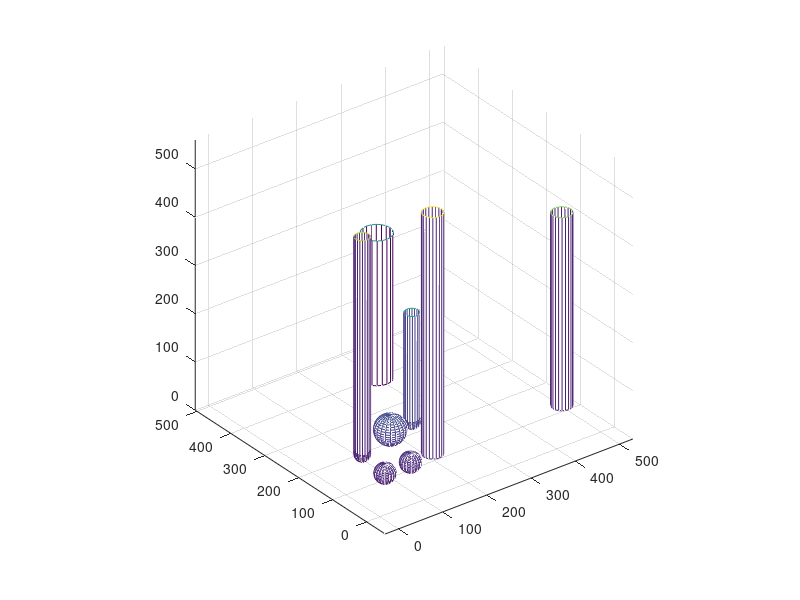

MATLAB code to generate this figure: (Note: this script raises an error after producing the figure.)
%%%%%%%%%%%%%%%%%%%%%%

% Created by : Payal Nandi
% Autonomous UnderWater Robotics 
% Instructor: Dr. Kaipa
% Guide: Ashish 

%%%%%%%%%%%%%%%%%%%%%%

clear all; clf; clc;
figure(1);
x0=100; y0=100; z0=100;

% Draw the sphere
r=[30;20;20;15;15];
circleCenter = [100,100,100;50,50,50;100,40,60;150,100,100;60,130,50];
[x,y,z]=sphere;
for i = 1:length(circleCenter(:,1))
    mesh(r(i)*x+circleCenter(i,1),r(i)*y+circleCenter(i,2),r(i)*z+circleCenter(i,3));hold on;
end

% Draw cyclinder

cylCenter = [300,400,0;450,50,50;150,40,60;150,100,100;60,130,50];
cylr=[10;15;10;10;10];
cylH =[10;20;25;15;30];
[x1,y1,z1]=cylinder;
for i = 1:length(cylCenter(:,1))
mesh(r(i)*x1+cylCenter(i,1),r(i)*y1+cylCenter(i,2),r(i)*z1*cylH(i)+cylCenter(i,3));hold on;
end
hold on;
axis equal

% Image scale to axis on the bottom
img = imread('LandMass2.jpg');            % Load a sample image
xImage = [-50 -50 ; 550 550];             % The x data for the image corners
yImage = [-50 550; -50 550];              % The y data for the image corners
zImage = [0 0; 0 0];                             % The z data for the image corners
surf(xImage,yImage,zImage,...             % Plot the surface
     'CData',img,...
     'FaceColor','texturemap');
axis equal


source=[10 10 10];   % Starting Node
goal=[320 400 200];  % Goal Node
stepsize = 10;
threshold = 10;
maxFailedAttempts = 1000000;
display = true;
searchSize = [800 800 800];    

% Ploting The Starting and End Goal
hold on;
scatter3(source(1),source(2),source(3),"filled","g");
scatter3(goal(1),goal(2),goal(3),"filled","b");
text(source(1),source(2),source(3),'  Start');
text(goal(1),goal(2),goal(3),'  Goal');
xlabel('x(m)'); ylabel('y(m)'); zlabel('z(m)');
title('Q-Learning with RRT Algorithm UAV planning path');

tic;  % tic-toc: Functions for Elapsed Time
QL = double([source -1]);
failedAttempts = 0;
pathFound = false;

%% Defiing loop
while failedAttempts <= maxFailedAttempts  % loop to grow RRTs
    %% chooses a random configuration
    if rand < 0.5
        sample = rand(1,3) .* searchSize;   % random sample
    else
        sample = goal; % sample taken as goal to bias tree generation to goal
    end
    %% selects the node in the QL tree that is closest to qrand
    
    [A, I] = min( distanceCost(QL(:,1:3),sample) ,[],1); % find the minimum value of each column
    closestNode = QL(I(1),1:3);
    %% moving from qnearest an incremental distance in the direction of qrand
    
    movingVec = [sample(1)-closestNode(1),sample(2)-closestNode(2),sample(3)-closestNode(3)];
    movingVec = movingVec/sqrt(sum(movingVec.^2));  
    newPoint = closestNode + stepsize * movingVec;
    
%     if ~checkPath3(closestNode, newPoint, circleCenter,r) % if extension of closest node in tree to the new point is feasible   
%         failedAttempts = failedAttempts + 1;
% %         continue;
    if ~checkPath4(closestNode, newPoint, cylCenter,cylr,cylH) % if extension of closest node in tree to the new point is feasible   
        failedAttempts = failedAttempts + 1;
       continue;
     
    end
%     end
    if distanceCost(newPoint,goal) < threshold, pathFound = true; break; end % goal reached
    [A, I2] = min( distanceCost(QL(:,1:3),newPoint) ,[],1); % check if new node is not already pre-existing in the tree
    if distanceCost(newPoint,QL(I2(1),1:3)) < threshold, failedAttempts = failedAttempts + 1; continue; end 
    
    QL = [QL; newPoint I(1)]; % add node
    failedAttempts = 0;
    if display, plot3([closestNode(1);newPoint(1)],[closestNode(2);newPoint(2)],[closestNode(3);newPoint(3)],'LineWidth',1); end
    pause(0.05);
end
%%
if display && pathFound, plot3([closestNode(1);goal(1)],[closestNode(2);goal(2)],[closestNode(3);goal(3)]); end

if display, disp('click/press any key'); waitforbuttonpress; end
if ~pathFound, error('no path found. maximum attempts reached'); end



%% retrieve path from parent information
path = goal;
prev = I(1);
while prev > 0
    path = [QL(prev,1:3); path];
    prev = QL(prev,4);
end

pathLength = 0;
for i=1:length(path(:,1))-1, pathLength = pathLength + distanceCost(path(i,1:3),path(i+1,1:3)); end % calculate path length
fprintf('processing time=%d \nPath Length=%d \n\n', toc, pathLength); 

%% Display figure with the shortest path

figure(2)

for i = 1:length(circleCenter(:,1))
    mesh(r(i)*x+circleCenter(i,1),r(i)*y+circleCenter(i,2),r(i)*z+circleCenter(i,3));hold on;
end

% Draw cyclinder

for i = 1:length(cylCenter(:,1))
mesh(r(i)*x1+cylCenter(i,1),r(i)*y1+cylCenter(i,2),r(i)*z1*cylH(i)+cylCenter(i,3));hold on;
end
hold on;
axis equal

hold on;
scatter3(source(1),source(2),source(3),"filled","g");
scatter3(goal(1),goal(2),goal(3),"filled","b");
plot3(path(:,1),path(:,2),path(:,3),'LineWidth',2,'color','r');
text(source(1),source(2),source(3),'  Start');
text(goal(1),goal(2),goal(3),'  Goal');
xlabel('x(m)'); ylabel('y(m)'); zlabel('z(m)');
title('Q-Learning with RRT Algorithm UAV planning path');

% Image scale to axis on the bottom
img = imread('LandMass2.jpg');            % Load a sample image
xImage = [-50 -50 ; 550 550];             % The x data for the image corners
yImage = [-50 550; -50 550];              % The y data for the image corners
zImage = [0 0; 0 0];                             % The z data for the image corners
surf(xImage,yImage,zImage,...             % Plot the surface
     'CData',img,...
     'FaceColor','texturemap');
axis equal


